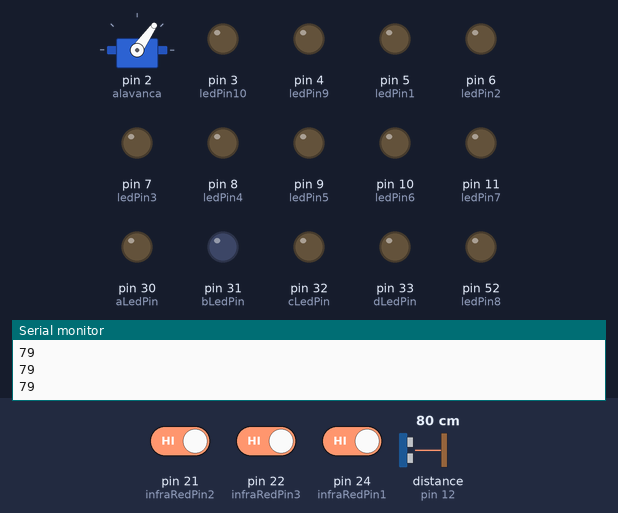
Bench run of a sketch on a simulated Arduino Mega 2560, built with avr-gcc and run on an emulated ATmega2560. Shown: servo, output pins drawn as LEDs (lit = HIGH), the last lines printed to the serial monitor. Wiring (inferred from the names in the program): ultrasonic range finder: trigger pin 13; echo pin 12. The test bench sets the inputs (shaded band); at power-on: distance to the obstacle (sensor on pin 12) 80 cm, pin 24 (infraRedPin1) HIGH, pin 21 (infraRedPin2) HIGH, pin 22 (infraRedPin3) HIGH. The echo pulse lasts 58.3 µs per cm; pins used as bus, display or sensor lines are not drawn.

Above: at 1.7 s.
1.8 s: distance to the obstacle (sensor on pin 12) set to 2 cm
At 2.8 s:
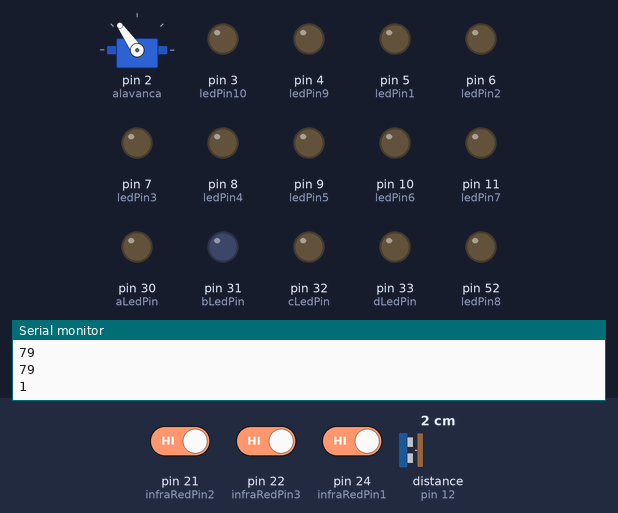
4.0 s: pin 24 (infraRedPin1) driven LOW
At 4.9 s:
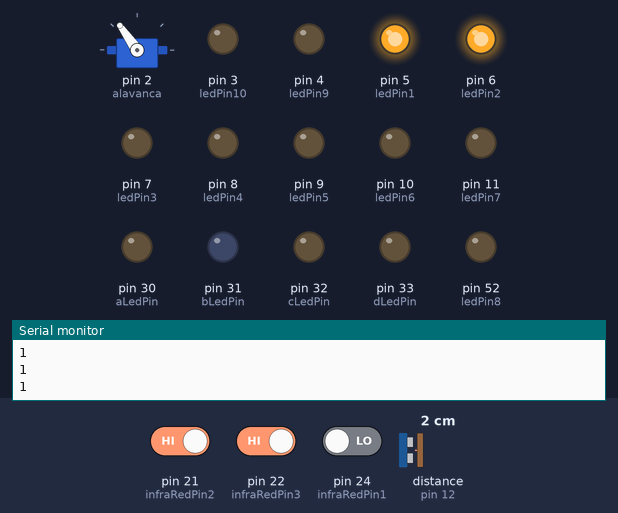
5.6 s: pin 21 (infraRedPin2) driven LOW
At 6.3 s:
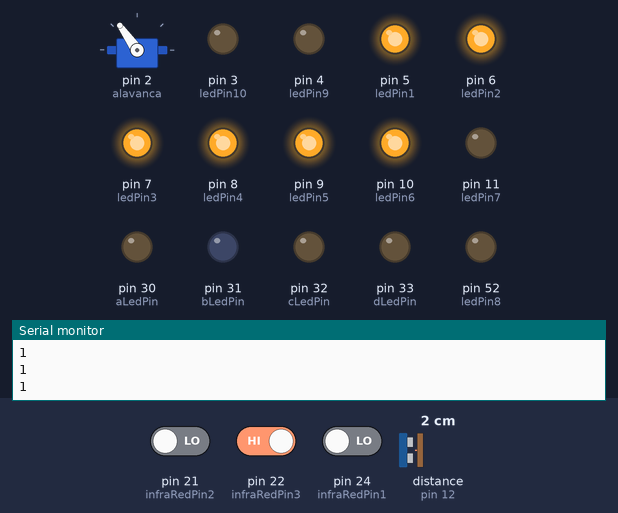
7.1 s: pin 22 (infraRedPin3) driven LOW
At 7.7 s:
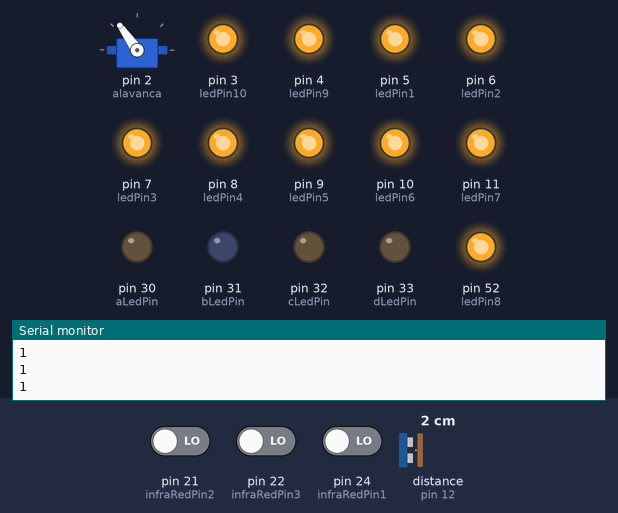
8.6 s: distance to the obstacle (sensor on pin 12) set to 10 cm
10.1 s: distance to the obstacle (sensor on pin 12) set to 13 cm
At 11.3 s:
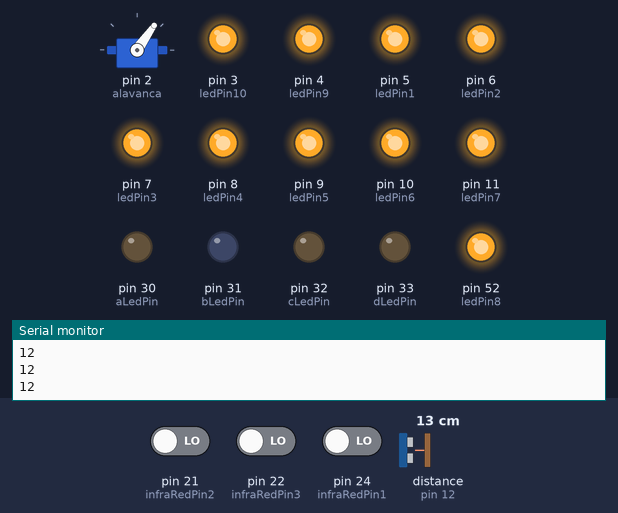
Timing chart, 0 to 13.1 s (numbered marks = the images above; inputs shaded):
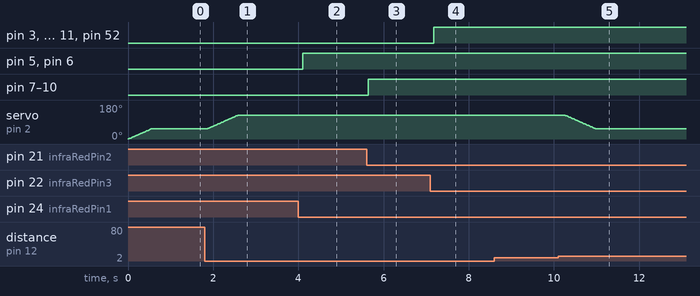

Measured:
- the behaviour switches between 11 and 12 cm on distance to the obstacle (sensor on pin 12) (found by bisection; images 4 and 5)
- after the input at 1.8 s, servo on pin 2 (alavanca): moves from 55° to 125° over 0.71 s, starting after 0.07 s
- after the input at 4.0 s, pin 5 (ledPin1), pin 6 (ledPin2): LOW → HIGH after 0.10 s
- after the input at 5.6 s, pin 7 (ledPin3), pin 8 (ledPin4), pin 9 (ledPin5), pin 10 (ledPin6): LOW → HIGH at once
- after the input at 7.1 s, pin 3 (ledPin10), pin 4 (ledPin9), pin 11 (ledPin7), pin 52 (ledPin8): LOW → HIGH after 0.08 s
- after the input at 10.1 s, servo on pin 2 (alavanca): moves from 125° to 55° over 0.70 s, starting after 0.17 s

The sketch:

garbage-diposal-project.ino
```cpp
// (licence header left out)
#include <Servo.h>

#define ESPERA_ABERTO 500   // tempo para aguarda entre leituras do sensor, quando aberta a lixeira
#define ESPERA_FECHADO 100  // tempo para aguardar entre leituras do sensor, quando fechada a lixeira
#define TEMPO_PARA_FECHAR 3000 // tempo que a tampa espera para fechar

//Bargraph LEDs pin declaration
const int ledPin1 = 5;
const int ledPin2 = 6;
const int ledPin3 = 7;
const int ledPin4 = 8;
const int ledPin5 = 9;
const int ledPin6 = 10;
const int ledPin7 = 11;
const int ledPin8 = 52;
const int ledPin9 = 4;
const int ledPin10 = 3;

// Limites tampa
int const TAMPA_ABERTA = 125;
int const TAMPA_FECHADA = 55;

// Variaveis de controle do servo
Servo alavanca;          // cria um objeto servo para controlar um servo
int pos = 0;          // variavel para armazenar a posicao dos servos
int lastPos = 0;      // variavel temporaria de posicao do servo
int atraso = 10; // configurar a velocidade de movimentacao da tampa em milisegundos

//Infra Red Sensors pin declaration
const int infraRedPin1 = 24;
const int infraRedPin2 = 21;
const int infraRedPin3 = 22;

//Infra Red Sensors States
int infraRedPin1State = 0;
int infraRedPin2State = 0;
int infraRedPin3State = 0;

// Define pinos que usaremos para o sensor ultrassonico
int const trigPin = 13; // disparo do sensor (trigger)
int const echoPin = 12;  // leitura do eco do sensor (echo)

// Cria variaveis para armazenar a duracao do eco do sensor e a distancia que vamos calcular
int duration, distancia, lastDuration; // Duration will be the input pulse width and distance will be the distance to the obstacle in centimeters

// Define nomes para distancias padrao para as quais faremos a tampa ser acionada
int const ACT_DIST = 10;  //acima disso tampa permanece fechada

// Display 7 segmentos declaracao
const int aLedPin = 30;
const int bLedPin = 31;
const int cLedPin = 32;
const int dLedPin = 33;
const int eLedPin = 34;
const int fLedPin = 35;
const int gLedPin = 35;

//LEDs display 7 segmentos states
int aLedPinState = 0;
int bLedPinState = 0;
int cLedPinState = 0;
int dLedPinState = 0;
int eLedPinState = 0;
int fLedPinState = 0;
int gLedPinState = 0;

void setup() {
  // put your setup code here, to run once:
  pinMode(infraRedPin1, INPUT);
  pinMode(infraRedPin2, INPUT);
  pinMode(infraRedPin3, INPUT);
  pinMode(ledPin1, OUTPUT);
  pinMode(ledPin2, OUTPUT);
  pinMode(ledPin3, OUTPUT);
  pinMode(ledPin4, OUTPUT);
  pinMode(ledPin5, OUTPUT);
  pinMode(ledPin6, OUTPUT);
  pinMode(ledPin7, OUTPUT);
  pinMode(ledPin8, OUTPUT);
  pinMode(ledPin9, OUTPUT);
  pinMode(ledPin10, OUTPUT);
  pinMode(aLedPin, OUTPUT);
  pinMode(bLedPin, OUTPUT);
  pinMode(cLedPin, OUTPUT);
  pinMode(dLedPin, OUTPUT);
  pinMode(eLedPin, OUTPUT);
  pinMode(fLedPin, OUTPUT);
  pinMode(gLedPin, OUTPUT);

  alavanca.attach(2);              // Alavanca acoplada no servo do pino PWM 2

  pinMode(trigPin, OUTPUT);      // pino de disparo do sensor de distancia
  pinMode(echoPin, INPUT);       // pino de leitura da duracao do eco do sensor

  MoveTampa(TAMPA_FECHADA);      // vamos comecar com a tampa da lixeira fechada
  Serial.begin(9600);
  Serial1.begin(9600);
}

void loop() {
  //Garbage Level Infra Red Sensors
  infraRedPin1State = !digitalRead(infraRedPin1);
  infraRedPin2State = !digitalRead(infraRedPin2);
  infraRedPin3State = !digitalRead(infraRedPin3);

  if (infraRedPin1State == 1 && infraRedPin2State == 1 && infraRedPin3State == 1) {
    // Dez LEDs acessos.
    digitalWrite(ledPin1, HIGH);
    digitalWrite(ledPin2, HIGH);
    digitalWrite(ledPin3, HIGH);
    digitalWrite(ledPin4, HIGH);
    digitalWrite(ledPin5, HIGH);
    digitalWrite(ledPin6, HIGH);
    digitalWrite(ledPin7, HIGH);
    digitalWrite(ledPin8, HIGH);
    digitalWrite(ledPin9, HIGH);
    digitalWrite(ledPin10, HIGH);

  }
  else if (infraRedPin1State == 1 && infraRedPin2State == 1 && infraRedPin3State == 0) {
    // Seis LEDs acessos.
    digitalWrite(ledPin1, HIGH);
    digitalWrite(ledPin2, HIGH);
    digitalWrite(ledPin3, HIGH);
    digitalWrite(ledPin4, HIGH);
    digitalWrite(ledPin5, HIGH);
    digitalWrite(ledPin6, HIGH);
    digitalWrite(ledPin7, LOW);
    digitalWrite(ledPin8, LOW);
    digitalWrite(ledPin9, LOW);
    digitalWrite(ledPin10, LOW);
  }
  else if (infraRedPin1State == 1 && infraRedPin2State == 0 && infraRedPin3State == 0) {
    // Dois LEDs acessos.
    digitalWrite(ledPin1, HIGH);
    digitalWrite(ledPin2, HIGH);
    digitalWrite(ledPin3, LOW);
    digitalWrite(ledPin4, LOW);
    digitalWrite(ledPin5, LOW);
    digitalWrite(ledPin6, LOW);
    digitalWrite(ledPin7, LOW);
    digitalWrite(ledPin8, LOW);
    digitalWrite(ledPin9, LOW);
    digitalWrite(ledPin10, LOW);
  }
  else if (infraRedPin1State == 0 && infraRedPin2State == 0 && infraRedPin3State == 0) {
    // Todos os LEDs apagados.
    digitalWrite(ledPin1, LOW);
    digitalWrite(ledPin2, LOW);
    digitalWrite(ledPin3, LOW);
    digitalWrite(ledPin4, LOW);
    digitalWrite(ledPin5, LOW);
    digitalWrite(ledPin6, LOW);
    digitalWrite(ledPin7, LOW);
    digitalWrite(ledPin8, LOW);
    digitalWrite(ledPin9, LOW);
    digitalWrite(ledPin10, LOW);
  }
  else {
    // Todos os LEDs apagados.
    digitalWrite(ledPin1, LOW);
    digitalWrite(ledPin2, LOW);
    digitalWrite(ledPin3, LOW);
    digitalWrite(ledPin4, LOW);
    digitalWrite(ledPin5, LOW);
    digitalWrite(ledPin6, LOW);
    digitalWrite(ledPin7, LOW);
    digitalWrite(ledPin8, LOW);
    digitalWrite(ledPin9, LOW);
    digitalWrite(ledPin10, LOW);
  }

  lastDuration = duration; // armazena ultima leitura do sensor para suavizacao

  //Faz trigger do sensor ultrasonico
  digitalWrite(trigPin, HIGH);
  delay(1);
  digitalWrite(trigPin, LOW);

  duration = pulseIn(echoPin, HIGH);
  if(duration < 5) {
    duration = lastDuration; // se vier alguma leitura fora de faixa, preserva a anterior
  }
  if(duration > 5000){
    duration = 5000; // se vier alguma leitura acima de faixa, segura no limite 5000
  }

  distancia = (duration/2) / 29.1;    // A distancia eh a metade da duracao, dividida por 29.1 (segundo datasheet do sensor)
  Serial.println(distancia);

  delay(1);        // delay entre as leituras, para maior estabilidade

     if (distancia <= ACT_DIST && distancia >= 0) {
        MoveTampa(TAMPA_ABERTA);
        delay(ESPERA_ABERTO);

    }
    else {
      MoveTampa(TAMPA_FECHADA);
      delay(ESPERA_FECHADO);
    }

  //seteLedsFechar();
}
void MoveTampa(int posicaoFinal) {
  sweepServo(posicaoFinal, atraso);
}

void sweepServo (int endPos, int sweepDelay){
  int sweepPos, beginPos;

  beginPos = lastPos;

  if (beginPos < 0) {
    beginPos = 0;
  }
  if (endPos > 179) {
    endPos = 180;
  }

  if(beginPos > endPos) {
      for (sweepPos = beginPos; sweepPos >= endPos; sweepPos -= 1) // reduz angulo
      {
        alavanca.write(sweepPos);
        delay(sweepDelay);
      }

  } else {
      for (sweepPos = beginPos; sweepPos <= endPos; sweepPos += 1)
      {
        alavanca.write(sweepPos);
        delay(sweepDelay);
      }
  }
  lastPos = endPos;
}


/*void seteLedsFechar(void) {
  // Escreve 4
  digitalWrite(aLedPin, LOW);
  digitalWrite(bLedPin, HIGH);
  digitalWrite(cLedPin, HIGH);
  digitalWrite(dLedPin, LOW);
  digitalWrite(eLedPin, LOW);
  digitalWrite(fLedPin, HIGH);
  digitalWrite(gLedPin, HIGH);
  delay(1000);

  // Escreve 3
  digitalWrite(aLedPin, HIGH);
  digitalWrite(bLedPin, HIGH);
  digitalWrite(cLedPin, HIGH);
  digitalWrite(dLedPin, HIGH);
  digitalWrite(eLedPin, LOW);
  digitalWrite(fLedPin, LOW);
  digitalWrite(gLedPin, HIGH);
  delay(1000);

  // Escreve 2
  digitalWrite(aLedPin, HIGH);
  digitalWrite(bLedPin, HIGH);
  digitalWrite(cLedPin, LOW);
  digitalWrite(dLedPin, HIGH);
  digitalWrite(eLedPin, HIGH);
  digitalWrite(fLedPin, LOW);
  digitalWrite(gLedPin, HIGH);
  delay(1000);

  // Escreve 1
  digitalWrite(aLedPin, LOW);
  digitalWrite(bLedPin, HIGH);
  digitalWrite(cLedPin, HIGH);
  digitalWrite(dLedPin, LOW);
  digitalWrite(eLedPin, LOW);
  digitalWrite(fLedPin, LOW);
  digitalWrite(gLedPin, LOW);
  delay(1000);

  // Escreve 0
  digitalWrite(aLedPin, HIGH);
  digitalWrite(bLedPin, HIGH);
  digitalWrite(cLedPin, HIGH);
  digitalWrite(dLedPin, HIGH);
  digitalWrite(eLedPin, HIGH);
  digitalWrite(fLedPin, HIGH);
  digitalWrite(gLedPin, LOW);
}*/
```
